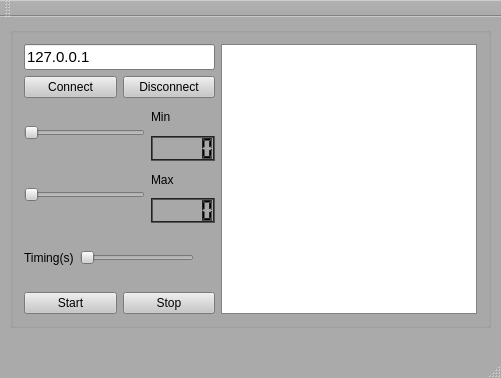
<?xml version="1.0" encoding="UTF-8"?>
<ui version="4.0">
 <class>MainWindow</class>
 <widget class="QMainWindow" name="MainWindow">
  <property name="geometry">
   <rect>
    <x>0</x>
    <y>0</y>
    <width>501</width>
    <height>378</height>
   </rect>
  </property>
  <property name="palette">
   <palette>
    <active>
     <colorrole role="WindowText">
      <brush brushstyle="SolidPattern">
       <color alpha="255">
        <red>0</red>
        <green>0</green>
        <blue>0</blue>
       </color>
      </brush>
     </colorrole>
     <colorrole role="Button">
      <brush brushstyle="SolidPattern">
       <color alpha="255">
        <red>200</red>
        <green>200</green>
        <blue>200</blue>
       </color>
      </brush>
     </colorrole>
     <colorrole role="Light">
      <brush brushstyle="SolidPattern">
       <color alpha="255">
        <red>255</red>
        <green>255</green>
        <blue>255</blue>
       </color>
      </brush>
     </colorrole>
     <colorrole role="Midlight">
      <brush brushstyle="SolidPattern">
       <color alpha="255">
        <red>212</red>
        <green>212</green>
        <blue>212</blue>
       </color>
      </brush>
     </colorrole>
     <colorrole role="Dark">
      <brush brushstyle="SolidPattern">
       <color alpha="255">
        <red>85</red>
        <green>85</green>
        <blue>85</blue>
       </color>
      </brush>
     </colorrole>
     <colorrole role="Mid">
      <brush brushstyle="SolidPattern">
       <color alpha="255">
        <red>113</red>
        <green>113</green>
        <blue>113</blue>
       </color>
      </brush>
     </colorrole>
     <colorrole role="Text">
      <brush brushstyle="SolidPattern">
       <color alpha="255">
        <red>0</red>
        <green>0</green>
        <blue>0</blue>
       </color>
      </brush>
     </colorrole>
     <colorrole role="BrightText">
      <brush brushstyle="SolidPattern">
       <color alpha="255">
        <red>255</red>
        <green>255</green>
        <blue>255</blue>
       </color>
      </brush>
     </colorrole>
     <colorrole role="ButtonText">
      <brush brushstyle="SolidPattern">
       <color alpha="255">
        <red>0</red>
        <green>0</green>
        <blue>0</blue>
       </color>
      </brush>
     </colorrole>
     <colorrole role="Base">
      <brush brushstyle="SolidPattern">
       <color alpha="255">
        <red>255</red>
        <green>255</green>
        <blue>255</blue>
       </color>
      </brush>
     </colorrole>
     <colorrole role="Window">
      <brush brushstyle="SolidPattern">
       <color alpha="255">
        <red>170</red>
        <green>170</green>
        <blue>170</blue>
       </color>
      </brush>
     </colorrole>
     <colorrole role="Shadow">
      <brush brushstyle="SolidPattern">
       <color alpha="255">
        <red>0</red>
        <green>0</green>
        <blue>0</blue>
       </color>
      </brush>
     </colorrole>
     <colorrole role="AlternateBase">
      <brush brushstyle="SolidPattern">
       <color alpha="255">
        <red>212</red>
        <green>212</green>
        <blue>212</blue>
       </color>
      </brush>
     </colorrole>
     <colorrole role="ToolTipBase">
      <brush brushstyle="SolidPattern">
       <color alpha="255">
        <red>255</red>
        <green>255</green>
        <blue>220</blue>
       </color>
      </brush>
     </colorrole>
     <colorrole role="ToolTipText">
      <brush brushstyle="SolidPattern">
       <color alpha="255">
        <red>0</red>
        <green>0</green>
        <blue>0</blue>
       </color>
      </brush>
     </colorrole>
     <colorrole role="PlaceholderText">
      <brush brushstyle="SolidPattern">
       <color alpha="127">
        <red>0</red>
        <green>0</green>
        <blue>0</blue>
       </color>
      </brush>
     </colorrole>
    </active>
    <inactive>
     <colorrole role="WindowText">
      <brush brushstyle="SolidPattern">
       <color alpha="255">
        <red>0</red>
        <green>0</green>
        <blue>0</blue>
       </color>
      </brush>
     </colorrole>
     <colorrole role="Button">
      <brush brushstyle="SolidPattern">
       <color alpha="255">
        <red>200</red>
        <green>200</green>
        <blue>200</blue>
       </color>
      </brush>
     </colorrole>
     <colorrole role="Light">
      <brush brushstyle="SolidPattern">
       <color alpha="255">
        <red>255</red>
        <green>255</green>
        <blue>255</blue>
       </color>
      </brush>
     </colorrole>
     <colorrole role="Midlight">
      <brush brushstyle="SolidPattern">
       <color alpha="255">
        <red>212</red>
        <green>212</green>
        <blue>212</blue>
       </color>
      </brush>
     </colorrole>
     <colorrole role="Dark">
      <brush brushstyle="SolidPattern">
       <color alpha="255">
        <red>85</red>
        <green>85</green>
        <blue>85</blue>
       </color>
      </brush>
     </colorrole>
     <colorrole role="Mid">
      <brush brushstyle="SolidPattern">
       <color alpha="255">
        <red>113</red>
        <green>113</green>
        <blue>113</blue>
       </color>
      </brush>
     </colorrole>
     <colorrole role="Text">
      <brush brushstyle="SolidPattern">
       <color alpha="255">
        <red>0</red>
        <green>0</green>
        <blue>0</blue>
       </color>
      </brush>
     </colorrole>
     <colorrole role="BrightText">
      <brush brushstyle="SolidPattern">
       <color alpha="255">
        <red>255</red>
        <green>255</green>
        <blue>255</blue>
       </color>
      </brush>
     </colorrole>
     <colorrole role="ButtonText">
      <brush brushstyle="SolidPattern">
       <color alpha="255">
        <red>0</red>
        <green>0</green>
        <blue>0</blue>
       </color>
      </brush>
     </colorrole>
     <colorrole role="Base">
      <brush brushstyle="SolidPattern">
       <color alpha="255">
        <red>255</red>
        <green>255</green>
        <blue>255</blue>
       </color>
      </brush>
     </colorrole>
     <colorrole role="Window">
      <brush brushstyle="SolidPattern">
       <color alpha="255">
        <red>170</red>
        <green>170</green>
        <blue>170</blue>
       </color>
      </brush>
     </colorrole>
     <colorrole role="Shadow">
      <brush brushstyle="SolidPattern">
       <color alpha="255">
        <red>0</red>
        <green>0</green>
        <blue>0</blue>
       </color>
      </brush>
     </colorrole>
     <colorrole role="AlternateBase">
      <brush brushstyle="SolidPattern">
       <color alpha="255">
        <red>212</red>
        <green>212</green>
        <blue>212</blue>
       </color>
      </brush>
     </colorrole>
     <colorrole role="ToolTipBase">
      <brush brushstyle="SolidPattern">
       <color alpha="255">
        <red>255</red>
        <green>255</green>
        <blue>220</blue>
       </color>
      </brush>
     </colorrole>
     <colorrole role="ToolTipText">
      <brush brushstyle="SolidPattern">
       <color alpha="255">
        <red>0</red>
        <green>0</green>
        <blue>0</blue>
       </color>
      </brush>
     </colorrole>
     <colorrole role="PlaceholderText">
      <brush brushstyle="SolidPattern">
       <color alpha="127">
        <red>0</red>
        <green>0</green>
        <blue>0</blue>
       </color>
      </brush>
     </colorrole>
    </inactive>
    <disabled>
     <colorrole role="WindowText">
      <brush brushstyle="SolidPattern">
       <color alpha="255">
        <red>85</red>
        <green>85</green>
        <blue>85</blue>
       </color>
      </brush>
     </colorrole>
     <colorrole role="Button">
      <brush brushstyle="SolidPattern">
       <color alpha="255">
        <red>200</red>
        <green>200</green>
        <blue>200</blue>
       </color>
      </brush>
     </colorrole>
     <colorrole role="Light">
      <brush brushstyle="SolidPattern">
       <color alpha="255">
        <red>255</red>
        <green>255</green>
        <blue>255</blue>
       </color>
      </brush>
     </colorrole>
     <colorrole role="Midlight">
      <brush brushstyle="SolidPattern">
       <color alpha="255">
        <red>212</red>
        <green>212</green>
        <blue>212</blue>
       </color>
      </brush>
     </colorrole>
     <colorrole role="Dark">
      <brush brushstyle="SolidPattern">
       <color alpha="255">
        <red>85</red>
        <green>85</green>
        <blue>85</blue>
       </color>
      </brush>
     </colorrole>
     <colorrole role="Mid">
      <brush brushstyle="SolidPattern">
       <color alpha="255">
        <red>113</red>
        <green>113</green>
        <blue>113</blue>
       </color>
      </brush>
     </colorrole>
     <colorrole role="Text">
      <brush brushstyle="SolidPattern">
       <color alpha="255">
        <red>85</red>
        <green>85</green>
        <blue>85</blue>
       </color>
      </brush>
     </colorrole>
     <colorrole role="BrightText">
      <brush brushstyle="SolidPattern">
       <color alpha="255">
        <red>255</red>
        <green>255</green>
        <blue>255</blue>
       </color>
      </brush>
     </colorrole>
     <colorrole role="ButtonText">
      <brush brushstyle="SolidPattern">
       <color alpha="255">
        <red>85</red>
        <green>85</green>
        <blue>85</blue>
       </color>
      </brush>
     </colorrole>
     <colorrole role="Base">
      <brush brushstyle="SolidPattern">
       <color alpha="255">
        <red>170</red>
        <green>170</green>
        <blue>170</blue>
       </color>
      </brush>
     </colorrole>
     <colorrole role="Window">
      <brush brushstyle="SolidPattern">
       <color alpha="255">
        <red>170</red>
        <green>170</green>
        <blue>170</blue>
       </color>
      </brush>
     </colorrole>
     <colorrole role="Shadow">
      <brush brushstyle="SolidPattern">
       <color alpha="255">
        <red>0</red>
        <green>0</green>
        <blue>0</blue>
       </color>
      </brush>
     </colorrole>
     <colorrole role="AlternateBase">
      <brush brushstyle="SolidPattern">
       <color alpha="255">
        <red>170</red>
        <green>170</green>
        <blue>170</blue>
       </color>
      </brush>
     </colorrole>
     <colorrole role="ToolTipBase">
      <brush brushstyle="SolidPattern">
       <color alpha="255">
        <red>255</red>
        <green>255</green>
        <blue>220</blue>
       </color>
      </brush>
     </colorrole>
     <colorrole role="ToolTipText">
      <brush brushstyle="SolidPattern">
       <color alpha="255">
        <red>0</red>
        <green>0</green>
        <blue>0</blue>
       </color>
      </brush>
     </colorrole>
     <colorrole role="PlaceholderText">
      <brush brushstyle="SolidPattern">
       <color alpha="127">
        <red>85</red>
        <green>85</green>
        <blue>85</blue>
       </color>
      </brush>
     </colorrole>
    </disabled>
   </palette>
  </property>
  <property name="windowTitle">
   <string>MainWindow</string>
  </property>
  <widget class="QWidget" name="centralWidget">
   <widget class="QGroupBox" name="groupBox">
    <property name="geometry">
     <rect>
      <x>10</x>
      <y>10</y>
      <width>481</width>
      <height>301</height>
     </rect>
    </property>
    <property name="minimumSize">
     <size>
      <width>481</width>
      <height>0</height>
     </size>
    </property>
    <layout class="QHBoxLayout" name="horizontalLayout_6">
     <item>
      <layout class="QVBoxLayout" name="verticalLayout_3">
       <item>
        <widget class="QLineEdit" name="lineEdit_ip">
         <property name="font">
          <font>
           <pointsize>11</pointsize>
          </font>
         </property>
         <property name="text">
          <string>127.0.0.1</string>
         </property>
        </widget>
       </item>
       <item>
        <layout class="QHBoxLayout" name="horizontalLayout">
         <item>
          <widget class="QPushButton" name="pushButton_Connect">
           <property name="text">
            <string>Connect</string>
           </property>
          </widget>
         </item>
         <item>
          <widget class="QPushButton" name="pushButton_Disconnect">
           <property name="text">
            <string>Disconnect</string>
           </property>
          </widget>
         </item>
        </layout>
       </item>
       <item>
        <layout class="QHBoxLayout" name="horizontalLayout_4">
         <item>
          <widget class="QSlider" name="horizontalSlider_min">
           <property name="orientation">
            <enum>Qt::Horizontal</enum>
           </property>
          </widget>
         </item>
         <item>
          <layout class="QVBoxLayout" name="verticalLayout_2">
           <item>
            <widget class="QLabel" name="label_min">
             <property name="text">
              <string>Min</string>
             </property>
            </widget>
           </item>
           <item>
            <widget class="QLCDNumber" name="lcdNumber_min">
             <property name="palette">
              <palette>
               <active>
                <colorrole role="Light">
                 <brush brushstyle="SolidPattern">
                  <color alpha="255">
                   <red>35</red>
                   <green>35</green>
                   <blue>35</blue>
                  </color>
                 </brush>
                </colorrole>
               </active>
               <inactive>
                <colorrole role="Light">
                 <brush brushstyle="SolidPattern">
                  <color alpha="255">
                   <red>35</red>
                   <green>35</green>
                   <blue>35</blue>
                  </color>
                 </brush>
                </colorrole>
               </inactive>
               <disabled>
                <colorrole role="Light">
                 <brush brushstyle="SolidPattern">
                  <color alpha="255">
                   <red>35</red>
                   <green>35</green>
                   <blue>35</blue>
                  </color>
                 </brush>
                </colorrole>
               </disabled>
              </palette>
             </property>
            </widget>
           </item>
          </layout>
         </item>
        </layout>
       </item>
       <item>
        <layout class="QHBoxLayout" name="horizontalLayout_5">
         <item>
          <widget class="QSlider" name="horizontalSlider_max">
           <property name="orientation">
            <enum>Qt::Horizontal</enum>
           </property>
          </widget>
         </item>
         <item>
          <layout class="QVBoxLayout" name="verticalLayout">
           <item>
            <widget class="QLabel" name="label_max">
             <property name="text">
              <string>Max</string>
             </property>
            </widget>
           </item>
           <item>
            <widget class="QLCDNumber" name="lcdNumber_max">
             <property name="palette">
              <palette>
               <active>
                <colorrole role="Light">
                 <brush brushstyle="SolidPattern">
                  <color alpha="255">
                   <red>35</red>
                   <green>35</green>
                   <blue>35</blue>
                  </color>
                 </brush>
                </colorrole>
               </active>
               <inactive>
                <colorrole role="Light">
                 <brush brushstyle="SolidPattern">
                  <color alpha="255">
                   <red>35</red>
                   <green>35</green>
                   <blue>35</blue>
                  </color>
                 </brush>
                </colorrole>
               </inactive>
               <disabled>
                <colorrole role="Light">
                 <brush brushstyle="SolidPattern">
                  <color alpha="255">
                   <red>35</red>
                   <green>35</green>
                   <blue>35</blue>
                  </color>
                 </brush>
                </colorrole>
               </disabled>
              </palette>
             </property>
            </widget>
           </item>
          </layout>
         </item>
        </layout>
       </item>
       <item>
        <layout class="QHBoxLayout" name="horizontalLayout_3">
         <item>
          <widget class="QLabel" name="label_intervalo">
           <property name="text">
            <string>Timing(s)</string>
           </property>
          </widget>
         </item>
         <item>
          <widget class="QSlider" name="horizontalSlider_intervalo">
           <property name="minimum">
            <number>1</number>
           </property>
           <property name="maximum">
            <number>100</number>
           </property>
           <property name="orientation">
            <enum>Qt::Horizontal</enum>
           </property>
          </widget>
         </item>
         <item>
          <widget class="QLabel" name="label_intervaloInt">
           <property name="minimumSize">
            <size>
             <width>15</width>
             <height>10</height>
            </size>
           </property>
           <property name="text">
            <string/>
           </property>
          </widget>
         </item>
        </layout>
       </item>
       <item>
        <layout class="QHBoxLayout" name="horizontalLayout_2">
         <item>
          <widget class="QPushButton" name="pushButton_start">
           <property name="text">
            <string>Start</string>
           </property>
          </widget>
         </item>
         <item>
          <widget class="QPushButton" name="pushButton_stop">
           <property name="text">
            <string>Stop</string>
           </property>
          </widget>
         </item>
        </layout>
       </item>
      </layout>
     </item>
     <item>
      <widget class="QTextBrowser" name="textBrowser_exibidor">
       <property name="font">
        <font>
         <pointsize>11</pointsize>
        </font>
       </property>
      </widget>
     </item>
    </layout>
   </widget>
  </widget>
  <widget class="QMenuBar" name="menuBar">
   <property name="geometry">
    <rect>
     <x>0</x>
     <y>0</y>
     <width>501</width>
     <height>22</height>
    </rect>
   </property>
  </widget>
  <widget class="QToolBar" name="mainToolBar">
   <attribute name="toolBarArea">
    <enum>TopToolBarArea</enum>
   </attribute>
   <attribute name="toolBarBreak">
    <bool>false</bool>
   </attribute>
  </widget>
  <widget class="QStatusBar" name="statusBar"/>
 </widget>
 <layoutdefault spacing="6" margin="11"/>
 <resources/>
 <connections/>
</ui>
